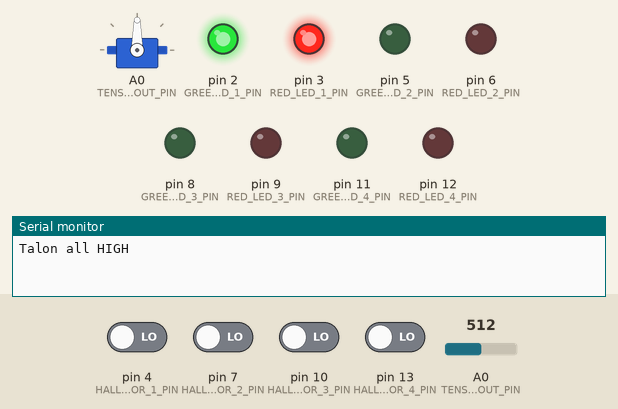
Bench run of a sketch on a simulated Arduino Uno, built with avr-gcc and run on an emulated ATmega328P. On the bench: servo, output pins drawn as LEDs (lit = HIGH), the last lines printed to the serial monitor. The test bench sets the inputs (shaded band); at power-on: pin 4 (HALL_SENSOR_1_PIN), pin 7 (HALL_SENSOR_2_PIN), pin 10 (HALL_SENSOR_3_PIN), pin 13 (HALL_SENSOR_4_PIN) LOW, A0 (TENSION_TURNOUT_PIN) = 512.

Above: at 0.05 s.
At 2.45 s:
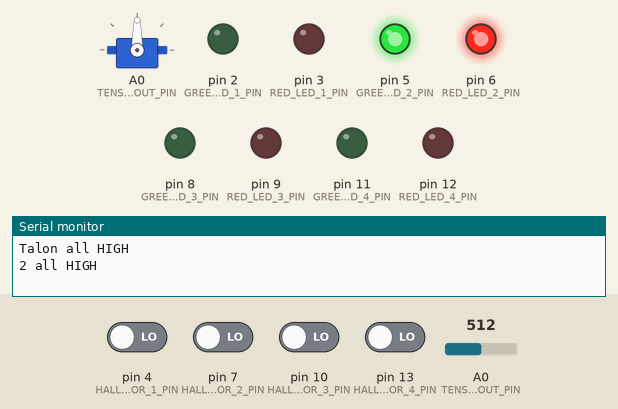
At 4.95 s:
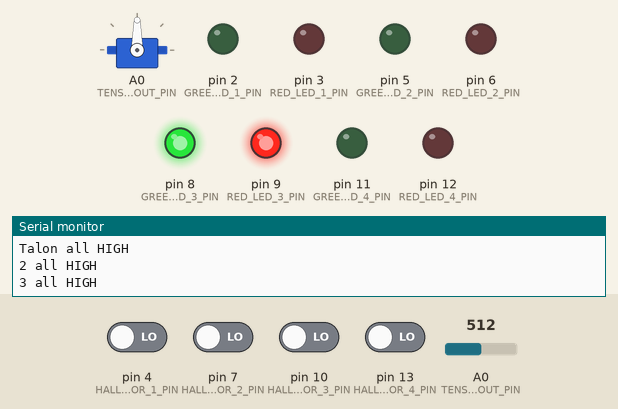
At 7.45 s:
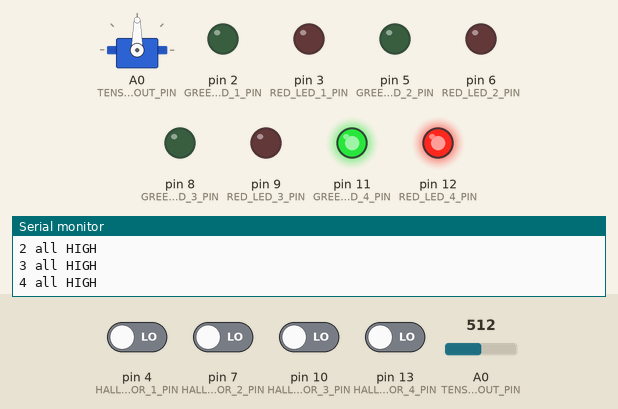
At 9.95 s:
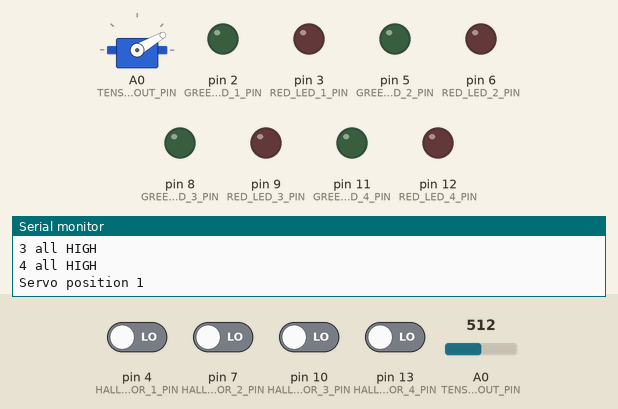
At 21.95 s:
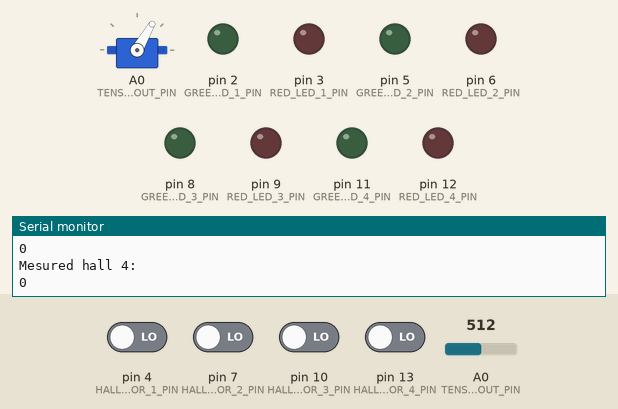
Timing chart, 0 to 28.6 s (numbered marks = the images above):
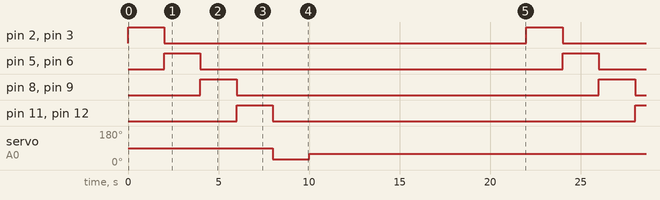

Measured:
- by itself, servo on A0 (TENSION_TURNOUT_PIN): alternates 60° for 20.0 s and 30° for 2.0 s
- by itself, pin 2 (GREEN_LED_1_PIN), pin 3 (RED_LED_1_PIN), pin 5 (GREEN_LED_2_PIN), pin 6 (RED_LED_2_PIN), pin 8 (GREEN_LED_3_PIN), pin 9 (RED_LED_3_PIN), pin 11 (GREEN_LED_4_PIN), pin 12 (RED_LED_4_PIN): alternates HIGH for 2.0 s and LOW for 20.0 s

The sketch:

component_test.ino
```cpp
#include <Servo.h>


const int GREEN_LED_1_PIN = 2;
const int RED_LED_1_PIN = 3;
const int HALL_SENSOR_1_PIN = 4;

const int GREEN_LED_2_PIN = 5;
const int RED_LED_2_PIN = 6;
const int HALL_SENSOR_2_PIN = 7;

const int GREEN_LED_3_PIN = 8;
const int RED_LED_3_PIN = 9;
const int HALL_SENSOR_3_PIN = 10;

const int GREEN_LED_4_PIN = 11;
const int RED_LED_4_PIN = 12;
const int HALL_SENSOR_4_PIN = 13;

const int TENSION_TURNOUT_PIN = A0;
const int SERVO_TURNOUT_PIN = 14;
const int TURNOUT_SERVO_ANGLE_1 = 30;
const int TURNOUT_SERVO_ANGLE_2 = 60;

const unsigned long BAUDRATE = 9600;
const int LOOP_DELAY_MS = 2000;
int tension_turnout = 0;

int hall_sensor_1_state = 0;
int hall_sensor_2_state = 0;
int hall_sensor_3_state = 0;
int hall_sensor_4_state = 0;

Servo servo_turnout;


void setup() {
    Serial.begin(BAUDRATE);
    pinMode(GREEN_LED_1_PIN, OUTPUT);
    pinMode(RED_LED_1_PIN, OUTPUT);
    pinMode(HALL_SENSOR_1_PIN, INPUT);

    pinMode(GREEN_LED_2_PIN, OUTPUT);
    pinMode(RED_LED_2_PIN, OUTPUT);
    pinMode(HALL_SENSOR_2_PIN, INPUT);

    pinMode(GREEN_LED_3_PIN, OUTPUT);
    pinMode(RED_LED_3_PIN, OUTPUT);
    pinMode(HALL_SENSOR_3_PIN, INPUT);

    pinMode(GREEN_LED_4_PIN, OUTPUT);
    pinMode(RED_LED_4_PIN, OUTPUT);
    pinMode(HALL_SENSOR_4_PIN, INPUT);

    servo_turnout.attach(SERVO_TURNOUT_PIN);
}

void loop() {
    Serial.println("Talon all HIGH");
    digitalWrite(GREEN_LED_1_PIN, HIGH);
    digitalWrite(RED_LED_1_PIN, HIGH);
    delay(LOOP_DELAY_MS);
    digitalWrite(GREEN_LED_1_PIN, LOW);
    digitalWrite(RED_LED_1_PIN, LOW);

    Serial.println("2 all HIGH");
    digitalWrite(GREEN_LED_2_PIN, HIGH);
    digitalWrite(RED_LED_2_PIN, HIGH);
    delay(LOOP_DELAY_MS);
    digitalWrite(GREEN_LED_2_PIN, LOW);
    digitalWrite(RED_LED_2_PIN, LOW);

    Serial.println("3 all HIGH");
    digitalWrite(GREEN_LED_3_PIN, HIGH);
    digitalWrite(RED_LED_3_PIN, HIGH);
    delay(LOOP_DELAY_MS);
    digitalWrite(GREEN_LED_3_PIN, LOW);
    digitalWrite(RED_LED_3_PIN, LOW);

    Serial.println("4 all HIGH");
    digitalWrite(GREEN_LED_4_PIN, HIGH);
    digitalWrite(RED_LED_4_PIN, HIGH);
    delay(LOOP_DELAY_MS);
    digitalWrite(GREEN_LED_4_PIN, LOW);
    digitalWrite(RED_LED_4_PIN, LOW);

    Serial.println("Servo position 1");
    servo_turnout.write(TURNOUT_SERVO_ANGLE_1);
    delay(LOOP_DELAY_MS);

    Serial.println("Servo position 2");
    servo_turnout.write(TURNOUT_SERVO_ANGLE_2);
    delay(LOOP_DELAY_MS);

    Serial.println("Mesured tension:");
    tension_turnout = analogRead(TENSION_TURNOUT_PIN);
    Serial.println(tension_turnout);
    delay(LOOP_DELAY_MS);

    Serial.println("Mesured hall 1:");
    hall_sensor_1_state = digitalRead(HALL_SENSOR_1_PIN);
    Serial.println(hall_sensor_1_state);
    delay(LOOP_DELAY_MS);

    Serial.println("Mesured hall 2:");
    hall_sensor_2_state = digitalRead(HALL_SENSOR_2_PIN);
    Serial.println(hall_sensor_2_state);
    delay(LOOP_DELAY_MS);

    Serial.println("Mesured hall 3:");
    hall_sensor_3_state = digitalRead(HALL_SENSOR_3_PIN);
    Serial.println(hall_sensor_3_state);
    delay(LOOP_DELAY_MS);

    Serial.println("Mesured hall 4:");
    hall_sensor_4_state = digitalRead(HALL_SENSOR_4_PIN);
    Serial.println(hall_sensor_4_state);
    delay(LOOP_DELAY_MS);

}
```
